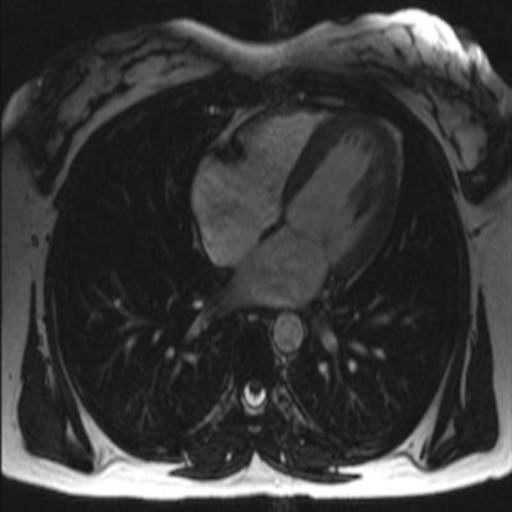
#> input picture NNs/test.png, 512 x 512 px, found by its file name
$ jupyter execute test.ipynb
#> lines starting #> are read from the running program, lines starting #| are printed output that depends on the picture
[cell 1]
from pathlib import Path
import matplotlib.pyplot as plt
import numpy as np
import cv2 as cv
import plotly.express as px

[cell 2]
img_path = (Path.cwd() / 'data' / 'test.png').as_posix()

[cell 3]
img_np = cv.imread(img_path, 0)
#> img_np is the input picture: shape (512, 512); min 17, max 255, mean 57.2

[cell 4]
plt.hist(img_np)
plt.show()
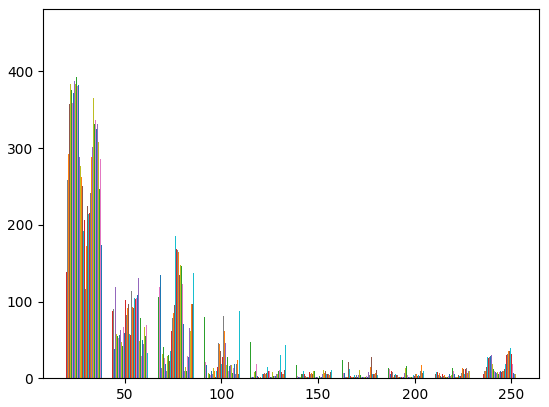
#> figure drawn by matplotlib, 1 panel; tallest bar 459 high, from x = 19.38 to 19.42; tallest bar 281 high, from x = 19.42 to 19.45; tallest bar 174 high, from x = 43.25 to 43.29

[cell 5]
img_up = img_np*10
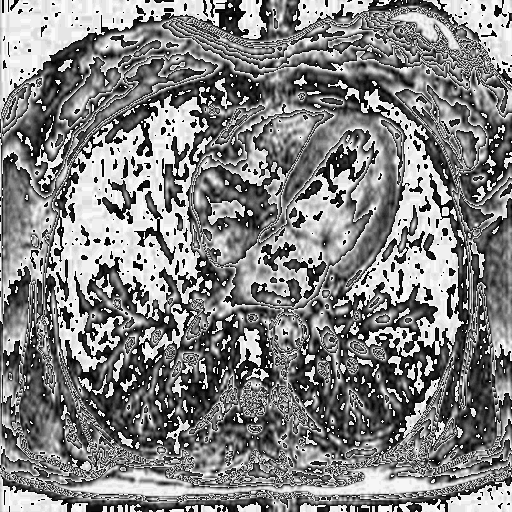
#> img_up: shape (512, 512); min 0, max 254, mean 130.2
plt.imshow(img_np, cmap='gray')
plt.show()
plt.imshow(img_up, cmap='gray')
plt.show()
